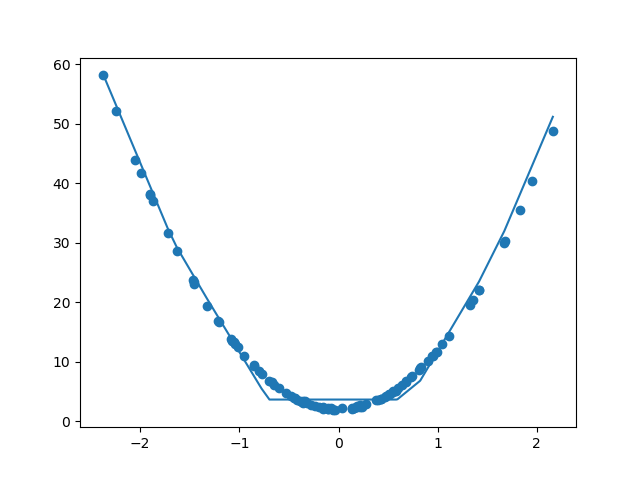

Generate this figure with Python:
from torch.autograd import Variable
import torch.optim as optim
import torch
import matplotlib.pyplot as plt
import numpy as np
from sklearn.utils.extmath import cartesian
import torch.nn as nn
import torch.nn.functional as F


def main():
    toy_problem = ToyProblem2()
    toy_prediction_model = HyperModel()

    train(toy_problem, toy_prediction_model)

    test(toy_problem, toy_prediction_model)


class ToyProblem:
    def __init__(self):
        self.weight = 10
        self.bias = 2
        self.loss_function = torch.nn.MSELoss()

    def mean(self, data):
        return data*self.weight + self.bias

    def loss(self, target, prediction):
        return self.loss_function(prediction, target)

    @staticmethod
    def generate_data(n_samples):
        return torch.FloatTensor(n_samples, 1).normal_(0, 1)

    def generate_target(self, data):
        return self.mean(data) + torch.FloatTensor(data.size()).normal_(0, 0.1)


class ToyProblem2(ToyProblem):
    def mean(self, data):
        return data**2*self.weight + self.bias


class HyperModel(nn.Module):
    layer_sizes = [(1, 5), (5, 5), (5, 1)]
    layer1_weight = None
    layer2_weight = None
    layer3_weight = None
    layer1_bias = None
    layer2_bias = None
    layer3_bias = None

    def __init__(self):
        super(HyperModel, self).__init__()
        self.hyper_layer1 = nn.Linear(5, 10)
        self.hyper_layer2 = nn.Linear(10, 10)
        self.hyper_layer3 = nn.Linear(10, 1)
        self.weight_data = [self.create_weight_data(layer_index) for layer_index in range(len(self.layer_sizes))]
        self.bias_data = [self.create_bias_data(layer_index) for layer_index in range(len(self.layer_sizes))]

    def calculate_layers(self):
        self.layer1_weight = self.calculate_layer_weight(0)
        self.layer2_weight = self.calculate_layer_weight(1)
        self.layer3_weight = self.calculate_layer_weight(2)
        self.layer1_bias = self.calculate_layer_bias(0)
        self.layer2_bias = self.calculate_layer_bias(1)
        self.layer3_bias = self.calculate_layer_bias(2)

    def forward(self, x):
        self.calculate_layers()  # probably want to cache this for batches

        x = x@self.layer1_weight + self.layer1_bias
        x = F.relu(x)
        x = x@self.layer2_weight + self.layer2_bias
        x = F.relu(x)
        x = x@self.layer3_weight + self.layer3_bias
        return x

    def calculate_layer_weight(self, layer_index):
        weight = self.hyper_layer1(self.weight_data[layer_index])
        weight = F.relu(weight)
        weight = self.hyper_layer2(weight)
        weight = F.relu(weight)
        weight = self.hyper_layer3(weight)
        weight = weight.view(*self.layer_sizes[layer_index])
        return weight

    def calculate_layer_bias(self, layer_index):
        bias = self.hyper_layer1(self.bias_data[layer_index])
        bias = F.relu(bias)
        bias = self.hyper_layer2(bias)
        bias = F.relu(bias)
        bias = self.hyper_layer3(bias)
        bias = bias.view(self.layer_sizes[layer_index][1])
        return bias

    def create_weight_data(self, layer_index):
        is_weight = np.asarray([1])
        layer = np.asarray([layer_index])
        layer_size = self.layer_sizes[layer_index]
        weight_row = np.arange(layer_size[0])
        weight_column = np.arange(layer_size[1])
        bias = np.asarray([0])
        weight_data = cartesian([is_weight, layer, weight_row, weight_column, bias])
        weight_data = weight_data.astype(np.float32)
        return torch.autograd.Variable(torch.from_numpy(weight_data))

    def create_bias_data(self, layer_index):
        is_weight = np.asarray([0])
        layer = np.asarray([layer_index])
        weight_row = np.asarray([0])
        weight_column = np.asarray([0])
        bias = np.arange(self.layer_sizes[layer_index][1])
        bias_data = cartesian([is_weight, layer, weight_row, weight_column, bias])
        bias_data = bias_data.astype(np.float32)
        return torch.autograd.Variable(torch.from_numpy(bias_data))


def train(toy_problem, toy_prediction_model, batch_size=100, n_iterations=20000):
    # doubled batch size from chapter1
    # doubled number of training iterations n_iterations
    # does not work every time but maybe 50%, final loss is around 2
    # worked with smaller networks too
    # sgd is sensitive to learning rate lr
    optimizer = optim.SGD(toy_prediction_model.parameters(), lr=1e-4, momentum=1e-1)
    toy_prediction_model.train()
    for iteration in range(n_iterations):
        data = toy_problem.generate_data(batch_size)
        target = toy_problem.generate_target(data)
        data, target = Variable(data), Variable(target)

        prediction = toy_prediction_model(data)
        loss = toy_problem.loss(target, prediction)

        optimizer.zero_grad()
        loss.backward()
        optimizer.step()

        if iteration % 100 == 0:
            print('Iteration: {}\tLoss: {:.6f}'.format(
                iteration, torch.mean(loss.data)))
            # print([x for x in toy_prediction_model.named_parameters()])


def test(toy_problem, toy_prediction_model):

    n_samples = 100
    data = toy_problem.generate_data(n_samples)
    data, indices = data.sort(dim=0)

    target = toy_problem.generate_target(data)
    data, target = Variable(data), Variable(target)
    prediction = toy_prediction_model(data)

    plt.scatter(data.data.numpy(), target.data.numpy())
    plt.plot(data.data.numpy(), prediction.data.numpy())
    plt.show()


if __name__ == '__main__':
    main()
